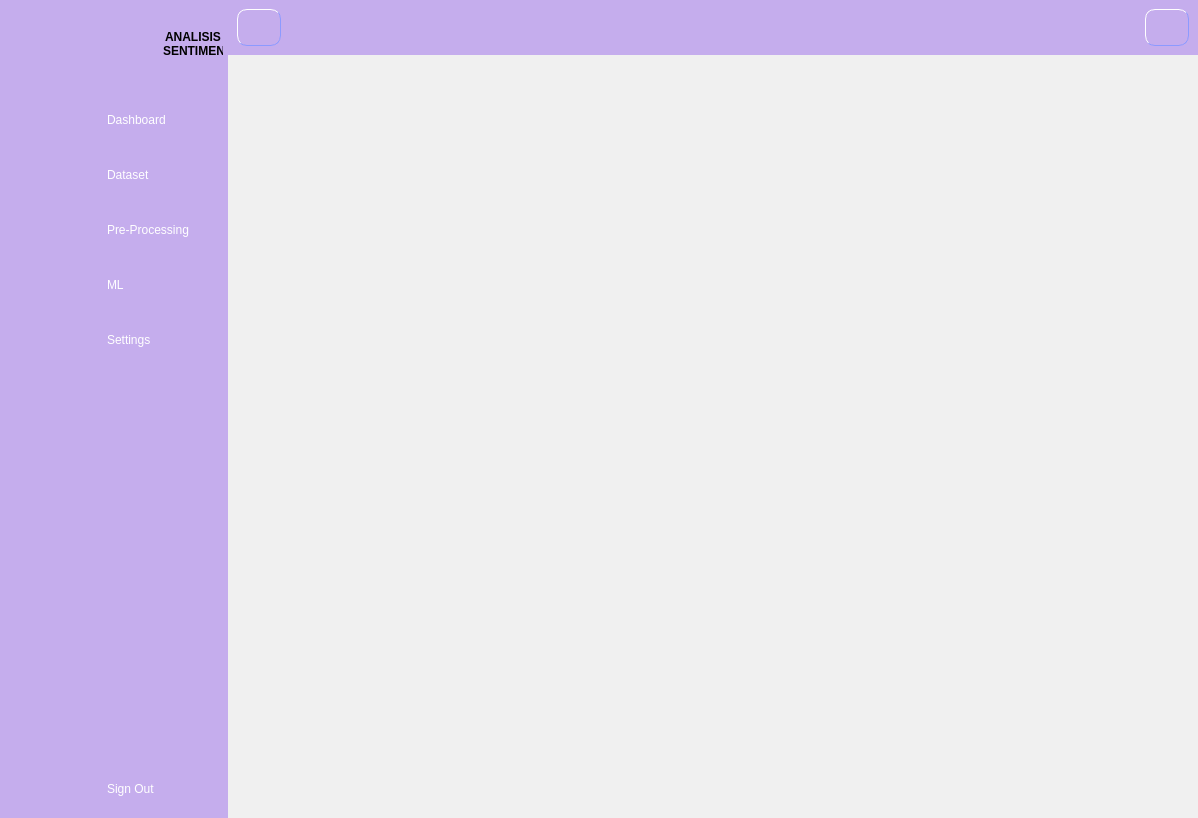
<?xml version="1.0" encoding="UTF-8"?>
<ui version="4.0">
 <class>MainWindow</class>
 <widget class="QMainWindow" name="MainWindow">
  <property name="geometry">
   <rect>
    <x>0</x>
    <y>0</y>
    <width>1198</width>
    <height>818</height>
   </rect>
  </property>
  <property name="sizePolicy">
   <sizepolicy hsizetype="Expanding" vsizetype="Expanding">
    <horstretch>0</horstretch>
    <verstretch>0</verstretch>
   </sizepolicy>
  </property>
  <property name="windowTitle">
   <string>Sentiment Analysis</string>
  </property>
  <property name="windowIcon">
   <iconset resource="../resources.qrc">
    <normaloff>:/asset/images/fhmup.png</normaloff>:/asset/images/fhmup.png</iconset>
  </property>
  <property name="styleSheet">
   <string notr="true">background-color: rgb(240, 240, 240);
</string>
  </property>
  <property name="iconSize">
   <size>
    <width>30</width>
    <height>30</height>
   </size>
  </property>
  <widget class="QWidget" name="centralwidget">
   <layout class="QGridLayout" name="gridLayout">
    <property name="leftMargin">
     <number>0</number>
    </property>
    <property name="topMargin">
     <number>0</number>
    </property>
    <property name="rightMargin">
     <number>0</number>
    </property>
    <property name="bottomMargin">
     <number>0</number>
    </property>
    <property name="spacing">
     <number>0</number>
    </property>
    <item row="0" column="1">
     <widget class="QWidget" name="iconname_widget" native="true">
      <property name="maximumSize">
       <size>
        <width>140</width>
        <height>16777215</height>
       </size>
      </property>
      <property name="styleSheet">
       <string notr="true">QWidget{
	background-color: rgb(197, 173, 237);
	color:white;
}

QPushButton{
	color: white;
	text-align: left;
	height: 40px;
	border: none;
	padding-left: 10px;
	border-top-left-radius: 10px;
	border-bottom-left-radius: 10px;
}

QPushButton:checked{	
	background-color:#F0F0F0;
	color:#8C9AFF;
	font-weight:bold;	
	
}
QPushButton:hover {
    background-color: #8C9AFF; /* Warna latar belakang ketika mouse hover */
	color: white; 
}


</string>
      </property>
      <layout class="QVBoxLayout" name="verticalLayout_4">
       <property name="rightMargin">
        <number>0</number>
       </property>
       <item>
        <layout class="QHBoxLayout" name="horizontalLayout_2">
         <property name="spacing">
          <number>5</number>
         </property>
         <property name="rightMargin">
          <number>5</number>
         </property>
         <item>
          <widget class="QLabel" name="label_2">
           <property name="minimumSize">
            <size>
             <width>70</width>
             <height>70</height>
            </size>
           </property>
           <property name="maximumSize">
            <size>
             <width>70</width>
             <height>70</height>
            </size>
           </property>
           <property name="text">
            <string/>
           </property>
           <property name="pixmap">
            <pixmap resource="../resources.qrc">:/asset/images/fhmupp.png</pixmap>
           </property>
           <property name="scaledContents">
            <bool>true</bool>
           </property>
          </widget>
         </item>
         <item>
          <widget class="QLabel" name="label_3">
           <property name="font">
            <font>
             <family>Tahoma</family>
             <pointsize>9</pointsize>
             <weight>75</weight>
             <italic>false</italic>
             <bold>true</bold>
            </font>
           </property>
           <property name="styleSheet">
            <string notr="true">QLabel {
    color: black; /* Warna default teks */
}

QLabel:hover {
    color: #6b80ff; /* Warna teks saat di-hover */
}
</string>
           </property>
           <property name="text">
            <string>&lt;html&gt;&lt;head/&gt;&lt;body&gt;&lt;p align=&quot;center&quot;&gt;ANALISIS&lt;br/&gt;SENTIMEN&lt;/p&gt;&lt;/body&gt;&lt;/html&gt;</string>
           </property>
           <property name="alignment">
            <set>Qt::AlignJustify|Qt::AlignVCenter</set>
           </property>
           <property name="wordWrap">
            <bool>false</bool>
           </property>
           <property name="margin">
            <number>0</number>
           </property>
           <property name="indent">
            <number>-1</number>
           </property>
          </widget>
         </item>
        </layout>
       </item>
       <item>
        <layout class="QVBoxLayout" name="verticalLayout_2">
         <property name="spacing">
          <number>15</number>
         </property>
         <property name="topMargin">
          <number>15</number>
         </property>
         <item>
          <widget class="QPushButton" name="dashboard_2">
           <property name="text">
            <string>Dashboard</string>
           </property>
           <property name="icon">
            <iconset resource="../resources.qrc">
             <normaloff>:/asset/images/dashboard_white.png</normaloff>
             <normalon>:/asset/images/dashboard_blue.png</normalon>:/asset/images/dashboard_white.png</iconset>
           </property>
           <property name="iconSize">
            <size>
             <width>25</width>
             <height>25</height>
            </size>
           </property>
           <property name="checkable">
            <bool>true</bool>
           </property>
           <property name="autoExclusive">
            <bool>true</bool>
           </property>
          </widget>
         </item>
         <item>
          <widget class="QPushButton" name="dataset_2">
           <property name="text">
            <string>Dataset</string>
           </property>
           <property name="icon">
            <iconset resource="../resources.qrc">
             <normaloff>:/asset/images/dataset_white.png</normaloff>
             <normalon>:/asset/images/dataset_blue.png</normalon>:/asset/images/dataset_white.png</iconset>
           </property>
           <property name="iconSize">
            <size>
             <width>30</width>
             <height>30</height>
            </size>
           </property>
           <property name="checkable">
            <bool>true</bool>
           </property>
           <property name="autoExclusive">
            <bool>true</bool>
           </property>
          </widget>
         </item>
         <item>
          <widget class="QPushButton" name="pre_2">
           <property name="styleSheet">
            <string notr="true"/>
           </property>
           <property name="text">
            <string>Pre-Processing</string>
           </property>
           <property name="icon">
            <iconset resource="../resources.qrc">
             <normaloff>:/asset/images/nlp_white.png</normaloff>
             <normalon>:/asset/images/nlp_blue.png</normalon>:/asset/images/nlp_white.png</iconset>
           </property>
           <property name="iconSize">
            <size>
             <width>30</width>
             <height>30</height>
            </size>
           </property>
           <property name="checkable">
            <bool>true</bool>
           </property>
           <property name="autoExclusive">
            <bool>true</bool>
           </property>
          </widget>
         </item>
         <item>
          <widget class="QPushButton" name="ml_2">
           <property name="text">
            <string>ML</string>
           </property>
           <property name="icon">
            <iconset resource="../resources.qrc">
             <normaloff>:/asset/images/decision-tree_white.png</normaloff>
             <normalon>:/asset/images/decision-tree_blue.png</normalon>:/asset/images/decision-tree_white.png</iconset>
           </property>
           <property name="iconSize">
            <size>
             <width>30</width>
             <height>30</height>
            </size>
           </property>
           <property name="checkable">
            <bool>true</bool>
           </property>
           <property name="autoExclusive">
            <bool>true</bool>
           </property>
          </widget>
         </item>
         <item>
          <widget class="QPushButton" name="settings_2">
           <property name="text">
            <string>Settings</string>
           </property>
           <property name="icon">
            <iconset resource="../resources.qrc">
             <normaloff>:/asset/images/settinga_white.png</normaloff>
             <normalon>:/asset/images/settings_blue.png</normalon>:/asset/images/settinga_white.png</iconset>
           </property>
           <property name="iconSize">
            <size>
             <width>30</width>
             <height>30</height>
            </size>
           </property>
           <property name="checkable">
            <bool>true</bool>
           </property>
           <property name="autoExclusive">
            <bool>true</bool>
           </property>
          </widget>
         </item>
        </layout>
       </item>
       <item>
        <spacer name="verticalSpacer_2">
         <property name="orientation">
          <enum>Qt::Vertical</enum>
         </property>
         <property name="sizeHint" stdset="0">
          <size>
           <width>20</width>
           <height>391</height>
          </size>
         </property>
        </spacer>
       </item>
       <item>
        <widget class="QPushButton" name="logout_2">
         <property name="text">
          <string>Sign Out</string>
         </property>
         <property name="icon">
          <iconset resource="../resources.qrc">
           <normaloff>:/asset/images/turn-off_white.png</normaloff>
           <normalon>:/asset/images/turn-off_blue.png</normalon>:/asset/images/turn-off_white.png</iconset>
         </property>
         <property name="iconSize">
          <size>
           <width>25</width>
           <height>25</height>
          </size>
         </property>
         <property name="checkable">
          <bool>true</bool>
         </property>
        </widget>
       </item>
      </layout>
     </widget>
    </item>
    <item row="0" column="0">
     <widget class="QWidget" name="icononly_widget" native="true">
      <property name="maximumSize">
       <size>
        <width>100</width>
        <height>16777215</height>
       </size>
      </property>
      <property name="styleSheet">
       <string notr="true">QWidget{
background-color: rgb(197, 173, 237);
}


QPushButton{
	color: white;
	text-align:center;
	height: 40px;
	border: none;
	border-radius: 10px;
}


QPushButton:checked{	
	background-color:#F0F0F0;
	color:#8C9AFF;
	font-weight:bold;	
	
}

</string>
      </property>
      <layout class="QVBoxLayout" name="verticalLayout_3">
       <item>
        <layout class="QHBoxLayout" name="horizontalLayout_3">
         <item>
          <widget class="QLabel" name="label">
           <property name="minimumSize">
            <size>
             <width>70</width>
             <height>70</height>
            </size>
           </property>
           <property name="maximumSize">
            <size>
             <width>70</width>
             <height>70</height>
            </size>
           </property>
           <property name="text">
            <string/>
           </property>
           <property name="pixmap">
            <pixmap resource="../resources.qrc">:/asset/images/fhmupp.png</pixmap>
           </property>
           <property name="scaledContents">
            <bool>true</bool>
           </property>
          </widget>
         </item>
        </layout>
       </item>
       <item>
        <layout class="QVBoxLayout" name="verticalLayout">
         <property name="spacing">
          <number>15</number>
         </property>
         <property name="topMargin">
          <number>15</number>
         </property>
         <item>
          <widget class="QPushButton" name="dashboard_1">
           <property name="styleSheet">
            <string notr="true">QPushButton:hover {
    background-color: #8C9AFF; /* Warna latar belakang ketika mouse hover */
}</string>
           </property>
           <property name="text">
            <string/>
           </property>
           <property name="icon">
            <iconset resource="../resources.qrc">
             <normaloff>:/asset/images/dashboard_white.png</normaloff>
             <normalon>:/asset/images/dashboard_blue.png</normalon>:/asset/images/dashboard_white.png</iconset>
           </property>
           <property name="iconSize">
            <size>
             <width>25</width>
             <height>25</height>
            </size>
           </property>
           <property name="checkable">
            <bool>true</bool>
           </property>
           <property name="autoExclusive">
            <bool>true</bool>
           </property>
          </widget>
         </item>
         <item>
          <widget class="QPushButton" name="dataset_1">
           <property name="styleSheet">
            <string notr="true">QPushButton:hover {
    background-color: #8C9AFF; /* Warna latar belakang ketika mouse hover */
}</string>
           </property>
           <property name="text">
            <string/>
           </property>
           <property name="icon">
            <iconset resource="../resources.qrc">
             <normaloff>:/asset/images/dataset_white.png</normaloff>
             <normalon>:/asset/images/dataset_blue.png</normalon>:/asset/images/dataset_white.png</iconset>
           </property>
           <property name="iconSize">
            <size>
             <width>30</width>
             <height>30</height>
            </size>
           </property>
           <property name="checkable">
            <bool>true</bool>
           </property>
           <property name="autoExclusive">
            <bool>true</bool>
           </property>
          </widget>
         </item>
         <item>
          <widget class="QPushButton" name="pre_1">
           <property name="styleSheet">
            <string notr="true">QPushButton:hover {
    background-color: #8C9AFF; /* Warna latar belakang ketika mouse hover */
}</string>
           </property>
           <property name="text">
            <string/>
           </property>
           <property name="icon">
            <iconset resource="../resources.qrc">
             <normaloff>:/asset/images/nlp_white.png</normaloff>
             <normalon>:/asset/images/nlp_blue.png</normalon>:/asset/images/nlp_white.png</iconset>
           </property>
           <property name="iconSize">
            <size>
             <width>30</width>
             <height>30</height>
            </size>
           </property>
           <property name="checkable">
            <bool>true</bool>
           </property>
           <property name="autoExclusive">
            <bool>true</bool>
           </property>
          </widget>
         </item>
         <item>
          <widget class="QPushButton" name="ml_1">
           <property name="styleSheet">
            <string notr="true">QPushButton:hover {
    background-color: #8C9AFF; /* Warna latar belakang ketika mouse hover */
}</string>
           </property>
           <property name="text">
            <string/>
           </property>
           <property name="icon">
            <iconset resource="../resources.qrc">
             <normaloff>:/asset/images/decision-tree_white.png</normaloff>
             <normalon>:/asset/images/decision-tree_blue.png</normalon>:/asset/images/decision-tree_white.png</iconset>
           </property>
           <property name="iconSize">
            <size>
             <width>30</width>
             <height>30</height>
            </size>
           </property>
           <property name="checkable">
            <bool>true</bool>
           </property>
           <property name="autoExclusive">
            <bool>true</bool>
           </property>
          </widget>
         </item>
         <item>
          <widget class="QPushButton" name="settings_1">
           <property name="styleSheet">
            <string notr="true">QPushButton:hover {
    background-color: #8C9AFF; /* Warna latar belakang ketika mouse hover */
}</string>
           </property>
           <property name="text">
            <string/>
           </property>
           <property name="icon">
            <iconset resource="../resources.qrc">
             <normaloff>:/asset/images/settinga_white.png</normaloff>
             <normalon>:/asset/images/settings_blue.png</normalon>:/asset/images/settinga_white.png</iconset>
           </property>
           <property name="iconSize">
            <size>
             <width>30</width>
             <height>30</height>
            </size>
           </property>
           <property name="checkable">
            <bool>true</bool>
           </property>
           <property name="autoExclusive">
            <bool>true</bool>
           </property>
          </widget>
         </item>
        </layout>
       </item>
       <item>
        <spacer name="verticalSpacer">
         <property name="orientation">
          <enum>Qt::Vertical</enum>
         </property>
         <property name="sizeHint" stdset="0">
          <size>
           <width>20</width>
           <height>391</height>
          </size>
         </property>
        </spacer>
       </item>
       <item>
        <widget class="QPushButton" name="logout_1">
         <property name="styleSheet">
          <string notr="true">QPushButton:hover {
    background-color: #8C9AFF; /* Warna latar belakang ketika mouse hover */
}</string>
         </property>
         <property name="text">
          <string/>
         </property>
         <property name="icon">
          <iconset resource="../resources.qrc">
           <normaloff>:/asset/images/turn-off_white.png</normaloff>
           <normalon>:/asset/images/turn-off_blue.png</normalon>:/asset/images/turn-off_white.png</iconset>
         </property>
         <property name="iconSize">
          <size>
           <width>25</width>
           <height>25</height>
          </size>
         </property>
         <property name="checkable">
          <bool>true</bool>
         </property>
        </widget>
       </item>
      </layout>
     </widget>
    </item>
    <item row="0" column="2">
     <widget class="QWidget" name="mainmenu" native="true">
      <layout class="QVBoxLayout" name="verticalLayout_5">
       <property name="leftMargin">
        <number>0</number>
       </property>
       <property name="topMargin">
        <number>0</number>
       </property>
       <property name="rightMargin">
        <number>0</number>
       </property>
       <item>
        <widget class="QWidget" name="header_widget" native="true">
         <property name="styleSheet">
          <string notr="true">QWidget{
background-color: rgb(197, 173, 237);
}</string>
         </property>
         <layout class="QHBoxLayout" name="horizontalLayout_4">
          <item>
           <widget class="QPushButton" name="pushButton_13">
            <property name="styleSheet">
             <string notr="true">/* Style untuk QPushButton */
QPushButton {
    color: black; /* Ganti dengan warna teks yang diinginkan */
    text-align: center;
    height: 25px;
    border: 1px solid #8C9AFF; /* Border dengan warna tertentu */
    border-radius: 10px; /* Sudut yang melengkung */
    background-color: rgb(197, 173, 237); /* Warna latar belakang default */
    padding: 5px; /* Padding default */
}

/* Ketika tombol di-hover (mouse di atas tombol) */
QPushButton:hover {
    background-color: #8C9AFF; /* Warna latar belakang ketika mouse hover */
}

/* Ketika tombol ditekan */
QPushButton:pressed {
    background-color: #8C9AFF; /* Warna latar belakang ketika tombol ditekan */
    padding-top: 7px; /* Tambah padding di atas untuk efek 'masuk ke dalam' */
    padding-left: 7px; /* Tambah padding di kiri untuk efek 'masuk ke dalam' */
    border-style: inset; /* Ganti border style menjadi inset untuk efek 'masuk ke dalam' */
}

/* Ketika tombol dilepaskan (unclicked), kembali ke state normal */
QPushButton:!pressed {
    background-color: rgb(197, 173, 237); /* Warna latar belakang default */
    padding-top: 5px; /* Kembali ke padding default */
    padding-left: 5px; /* Kembali ke padding default */
    border-style: outset; /* Border style normal */
}
</string>
            </property>
            <property name="text">
             <string/>
            </property>
            <property name="icon">
             <iconset resource="../resources.qrc">
              <normaloff>:/asset/images/menus_white.png</normaloff>
              <normalon>:/asset/images/menus_blue.png</normalon>:/asset/images/menus_white.png</iconset>
            </property>
            <property name="iconSize">
             <size>
              <width>20</width>
              <height>20</height>
             </size>
            </property>
            <property name="checkable">
             <bool>true</bool>
            </property>
           </widget>
          </item>
          <item>
           <layout class="QHBoxLayout" name="horizontalLayout"/>
          </item>
          <item>
           <spacer name="horizontalSpacer">
            <property name="orientation">
             <enum>Qt::Horizontal</enum>
            </property>
            <property name="sizeHint" stdset="0">
             <size>
              <width>870</width>
              <height>20</height>
             </size>
            </property>
           </spacer>
          </item>
          <item>
           <widget class="QPushButton" name="profile_btn">
            <property name="styleSheet">
             <string notr="true">/* Style untuk QPushButton */
QPushButton {
    color: black; /* Ganti dengan warna teks yang diinginkan */
    text-align: center;
    height: 25px;
    border: 1px solid #8C9AFF; /* Border dengan warna tertentu */
    border-radius: 10px; /* Sudut yang melengkung */
    background-color: rgb(197, 173, 237); /* Warna latar belakang default */
    padding: 5px; /* Padding default */
}

/* Ketika tombol di-hover (mouse di atas tombol) */
QPushButton:hover {
    background-color: #8C9AFF; /* Warna latar belakang ketika mouse hover */
}

/* Ketika tombol ditekan */
QPushButton:pressed {
    background-color: #8C9AFF; /* Warna latar belakang ketika tombol ditekan */
    padding-top: 7px; /* Tambah padding di atas untuk efek 'masuk ke dalam' */
    padding-left: 7px; /* Tambah padding di kiri untuk efek 'masuk ke dalam' */
    border-style: inset; /* Ganti border style menjadi inset untuk efek 'masuk ke dalam' */
}

/* Ketika tombol dilepaskan (unclicked), kembali ke state normal */
QPushButton:!pressed {
    background-color: rgb(197, 173, 237); /* Warna latar belakang default */
    padding-top: 5px; /* Kembali ke padding default */
    padding-left: 5px; /* Kembali ke padding default */
    border-style: outset; /* Border style normal */
}
</string>
            </property>
            <property name="text">
             <string/>
            </property>
            <property name="icon">
             <iconset resource="../resources.qrc">
              <normaloff>:/asset/images/myProfilePhoto-removebg-preview.png</normaloff>:/asset/images/myProfilePhoto-removebg-preview.png</iconset>
            </property>
            <property name="iconSize">
             <size>
              <width>50</width>
              <height>50</height>
             </size>
            </property>
           </widget>
          </item>
         </layout>
        </widget>
       </item>
       <item>
        <widget class="QStackedWidget" name="stackedWidget">
         <property name="styleSheet">
          <string notr="true">background-color: rgb(240, 240, 240);</string>
         </property>
         <widget class="QWidget" name="dashboard_page"/>
         <widget class="QWidget" name="dataset_page">
          <widget class="QPushButton" name="opencsv_button">
           <property name="geometry">
            <rect>
             <x>20</x>
             <y>20</y>
             <width>931</width>
             <height>131</height>
            </rect>
           </property>
           <property name="font">
            <font>
             <pointsize>10</pointsize>
             <weight>50</weight>
             <bold>false</bold>
            </font>
           </property>
           <property name="acceptDrops">
            <bool>true</bool>
           </property>
           <property name="styleSheet">
            <string notr="true">QPushButton {
    color: black; /* Warna teks */
    text-align: center;
    height: 25px;
    border: 1px solid #8C9AFF; /* Border dengan warna tertentu */
    border-radius: 10px; /* Sudut yang melengkung */
    background-color: darkgray; /* Warna latar belakang abu-abu */
    padding: 5px; /* Padding default */
}

QPushButton:hover {
    background-color: gray; /* Warna latar belakang saat hover */
}</string>
           </property>
           <property name="text">
            <string>Open CSV.

or drop csv. here</string>
           </property>
           <property name="icon">
            <iconset resource="../resources.qrc">
             <normaloff>:/asset/images/file_csv_format_type_icon.png</normaloff>:/asset/images/file_csv_format_type_icon.png</iconset>
           </property>
           <property name="iconSize">
            <size>
             <width>50</width>
             <height>50</height>
            </size>
           </property>
           <property name="checkable">
            <bool>true</bool>
           </property>
           <property name="autoExclusive">
            <bool>true</bool>
           </property>
          </widget>
          <widget class="QTableWidget" name="datasetview_table">
           <property name="geometry">
            <rect>
             <x>20</x>
             <y>180</y>
             <width>931</width>
             <height>551</height>
            </rect>
           </property>
           <property name="acceptDrops">
            <bool>true</bool>
           </property>
           <property name="styleSheet">
            <string notr="true">QTableWidget {
    padding: 5px;
    gridline-color: black; /* Mengatur warna garis grid antar sel */
    border: 1px solid black; /* Menambahkan border pada seluruh tabel */
    color: black; /* Mengatur warna teks di dalam tabel */
    background-color: white;
    border-bottom: 3px solid rgba(0, 0, 0, 0.25); /* Efek bayangan di bawah */
    border-right: 3px solid rgba(0, 0, 0, 0.25); /* Efek bayangan di sisi kanan */
	border-top: 3px solid rgba(0, 0, 0, 0.25); 
    border-left: 3px solid rgba(0, 0, 0, 0.25); 
}

QHeaderView::section {
    background-color: lightgray; /* Warna latar belakang header kolom */
    border: 1px solid black; /* Border di sekitar header */
    color: black; /* Warna teks di header kolom */
}

QHeaderView::section:first-of-type {
    background-color: lightgray; /* Warna latar belakang header kolom pertama */
    color: black; /* Warna teks di header kolom pertama */
}
</string>
           </property>
           <property name="dragEnabled">
            <bool>true</bool>
           </property>
          </widget>
         </widget>
         <widget class="QWidget" name="preprocessing_page">
          <widget class="QLabel" name="label_9">
           <property name="geometry">
            <rect>
             <x>20</x>
             <y>0</y>
             <width>131</width>
             <height>41</height>
            </rect>
           </property>
           <property name="font">
            <font>
             <pointsize>15</pointsize>
             <weight>75</weight>
             <italic>true</italic>
             <bold>true</bold>
            </font>
           </property>
           <property name="styleSheet">
            <string notr="true">color:black;</string>
           </property>
           <property name="text">
            <string>Pre Batch-1</string>
           </property>
          </widget>
          <widget class="QTableWidget" name="pre_table">
           <property name="geometry">
            <rect>
             <x>20</x>
             <y>40</y>
             <width>931</width>
             <height>271</height>
            </rect>
           </property>
           <property name="acceptDrops">
            <bool>true</bool>
           </property>
           <property name="styleSheet">
            <string notr="true">QTableWidget {
    padding: 5px;
    gridline-color: black; /* Mengatur warna garis grid antar sel */
    border: 1px solid black; /* Menambahkan border pada seluruh tabel */
    color: black; /* Mengatur warna teks di dalam tabel */
    background-color: white;
    border-bottom: 3px solid rgba(0, 0, 0, 0.25); /* Efek bayangan di bawah */
    border-right: 3px solid rgba(0, 0, 0, 0.25); /* Efek bayangan di sisi kanan */
	border-top: 3px solid rgba(0, 0, 0, 0.25); 
    border-left: 3px solid rgba(0, 0, 0, 0.25); 
}

QHeaderView::section {
    background-color: lightgray; /* Warna latar belakang header kolom */
    border: 1px solid black; /* Border di sekitar header */
    color: black; /* Warna teks di header kolom */
}

QHeaderView::section:first-of-type {
    background-color: lightgray; /* Warna latar belakang header kolom pertama */
    color: black; /* Warna teks di header kolom pertama */
}
</string>
           </property>
           <property name="dragEnabled">
            <bool>true</bool>
           </property>
          </widget>
          <widget class="QTableWidget" name="pre_table2">
           <property name="geometry">
            <rect>
             <x>20</x>
             <y>350</y>
             <width>931</width>
             <height>271</height>
            </rect>
           </property>
           <property name="acceptDrops">
            <bool>true</bool>
           </property>
           <property name="styleSheet">
            <string notr="true">QTableWidget {
    padding: 5px;
    gridline-color: black; /* Mengatur warna garis grid antar sel */
    border: 1px solid black; /* Menambahkan border pada seluruh tabel */
    color: black; /* Mengatur warna teks di dalam tabel */
    background-color: white;
    border-bottom: 3px solid rgba(0, 0, 0, 0.25); /* Efek bayangan di bawah */
    border-right: 3px solid rgba(0, 0, 0, 0.25); /* Efek bayangan di sisi kanan */
	border-top: 3px solid rgba(0, 0, 0, 0.25); 
    border-left: 3px solid rgba(0, 0, 0, 0.25); 
}

QHeaderView::section {
    background-color: lightgray; /* Warna latar belakang header kolom */
    border: 1px solid black; /* Border di sekitar header */
    color: black; /* Warna teks di header kolom */
}

QHeaderView::section:first-of-type {
    background-color: lightgray; /* Warna latar belakang header kolom pertama */
    color: black; /* Warna teks di header kolom pertama */
}
</string>
           </property>
           <property name="dragEnabled">
            <bool>true</bool>
           </property>
          </widget>
          <widget class="QLabel" name="label_10">
           <property name="geometry">
            <rect>
             <x>20</x>
             <y>310</y>
             <width>131</width>
             <height>41</height>
            </rect>
           </property>
           <property name="font">
            <font>
             <pointsize>15</pointsize>
             <weight>75</weight>
             <italic>true</italic>
             <bold>true</bold>
            </font>
           </property>
           <property name="styleSheet">
            <string notr="true">color:black;</string>
           </property>
           <property name="text">
            <string>Pre Batch-2</string>
           </property>
          </widget>
         </widget>
         <widget class="QWidget" name="ml_page">
          <widget class="QLabel" name="label_7">
           <property name="geometry">
            <rect>
             <x>360</x>
             <y>300</y>
             <width>291</width>
             <height>41</height>
            </rect>
           </property>
           <property name="font">
            <font>
             <pointsize>15</pointsize>
             <weight>75</weight>
             <italic>true</italic>
             <bold>true</bold>
            </font>
           </property>
           <property name="text">
            <string>Notification Page</string>
           </property>
          </widget>
         </widget>
         <widget class="QWidget" name="setting_page">
          <widget class="QLabel" name="label_8">
           <property name="geometry">
            <rect>
             <x>340</x>
             <y>290</y>
             <width>291</width>
             <height>41</height>
            </rect>
           </property>
           <property name="font">
            <font>
             <pointsize>15</pointsize>
             <weight>75</weight>
             <italic>true</italic>
             <bold>true</bold>
            </font>
           </property>
           <property name="text">
            <string>Settings Page</string>
           </property>
          </widget>
         </widget>
        </widget>
       </item>
      </layout>
     </widget>
    </item>
   </layout>
  </widget>
 </widget>
 <resources>
  <include location="../resources.qrc"/>
 </resources>
 <connections>
  <connection>
   <sender>pushButton_13</sender>
   <signal>toggled(bool)</signal>
   <receiver>icononly_widget</receiver>
   <slot>setHidden(bool)</slot>
   <hints>
    <hint type="sourcelabel">
     <x>262</x>
     <y>30</y>
    </hint>
    <hint type="destinationlabel">
     <x>53</x>
     <y>515</y>
    </hint>
   </hints>
  </connection>
  <connection>
   <sender>pushButton_13</sender>
   <signal>toggled(bool)</signal>
   <receiver>iconname_widget</receiver>
   <slot>setVisible(bool)</slot>
   <hints>
    <hint type="sourcelabel">
     <x>248</x>
     <y>32</y>
    </hint>
    <hint type="destinationlabel">
     <x>229</x>
     <y>510</y>
    </hint>
   </hints>
  </connection>
  <connection>
   <sender>dataset_1</sender>
   <signal>toggled(bool)</signal>
   <receiver>dataset_2</receiver>
   <slot>setChecked(bool)</slot>
   <hints>
    <hint type="sourcelabel">
     <x>60</x>
     <y>179</y>
    </hint>
    <hint type="destinationlabel">
     <x>148</x>
     <y>180</y>
    </hint>
   </hints>
  </connection>
  <connection>
   <sender>pre_1</sender>
   <signal>toggled(bool)</signal>
   <receiver>pre_2</receiver>
   <slot>setChecked(bool)</slot>
   <hints>
    <hint type="sourcelabel">
     <x>53</x>
     <y>223</y>
    </hint>
    <hint type="destinationlabel">
     <x>162</x>
     <y>229</y>
    </hint>
   </hints>
  </connection>
  <connection>
   <sender>ml_1</sender>
   <signal>toggled(bool)</signal>
   <receiver>ml_2</receiver>
   <slot>setChecked(bool)</slot>
   <hints>
    <hint type="sourcelabel">
     <x>54</x>
     <y>287</y>
    </hint>
    <hint type="destinationlabel">
     <x>153</x>
     <y>290</y>
    </hint>
   </hints>
  </connection>
  <connection>
   <sender>settings_1</sender>
   <signal>toggled(bool)</signal>
   <receiver>settings_2</receiver>
   <slot>setChecked(bool)</slot>
   <hints>
    <hint type="sourcelabel">
     <x>64</x>
     <y>338</y>
    </hint>
    <hint type="destinationlabel">
     <x>122</x>
     <y>338</y>
    </hint>
   </hints>
  </connection>
  <connection>
   <sender>dataset_2</sender>
   <signal>toggled(bool)</signal>
   <receiver>dataset_1</receiver>
   <slot>setChecked(bool)</slot>
   <hints>
    <hint type="sourcelabel">
     <x>105</x>
     <y>167</y>
    </hint>
    <hint type="destinationlabel">
     <x>59</x>
     <y>171</y>
    </hint>
   </hints>
  </connection>
  <connection>
   <sender>pre_2</sender>
   <signal>toggled(bool)</signal>
   <receiver>pre_1</receiver>
   <slot>setChecked(bool)</slot>
   <hints>
    <hint type="sourcelabel">
     <x>100</x>
     <y>218</y>
    </hint>
    <hint type="destinationlabel">
     <x>67</x>
     <y>222</y>
    </hint>
   </hints>
  </connection>
  <connection>
   <sender>ml_2</sender>
   <signal>toggled(bool)</signal>
   <receiver>ml_1</receiver>
   <slot>setChecked(bool)</slot>
   <hints>
    <hint type="sourcelabel">
     <x>114</x>
     <y>273</y>
    </hint>
    <hint type="destinationlabel">
     <x>55</x>
     <y>280</y>
    </hint>
   </hints>
  </connection>
  <connection>
   <sender>settings_2</sender>
   <signal>toggled(bool)</signal>
   <receiver>settings_1</receiver>
   <slot>setChecked(bool)</slot>
   <hints>
    <hint type="sourcelabel">
     <x>106</x>
     <y>326</y>
    </hint>
    <hint type="destinationlabel">
     <x>57</x>
     <y>333</y>
    </hint>
   </hints>
  </connection>
  <connection>
   <sender>logout_1</sender>
   <signal>toggled(bool)</signal>
   <receiver>MainWindow</receiver>
   <slot>close()</slot>
   <hints>
    <hint type="sourcelabel">
     <x>77</x>
     <y>787</y>
    </hint>
    <hint type="destinationlabel">
     <x>49</x>
     <y>882</y>
    </hint>
   </hints>
  </connection>
  <connection>
   <sender>logout_2</sender>
   <signal>toggled(bool)</signal>
   <receiver>MainWindow</receiver>
   <slot>close()</slot>
   <hints>
    <hint type="sourcelabel">
     <x>158</x>
     <y>800</y>
    </hint>
    <hint type="destinationlabel">
     <x>156</x>
     <y>848</y>
    </hint>
   </hints>
  </connection>
 </connections>
</ui>
